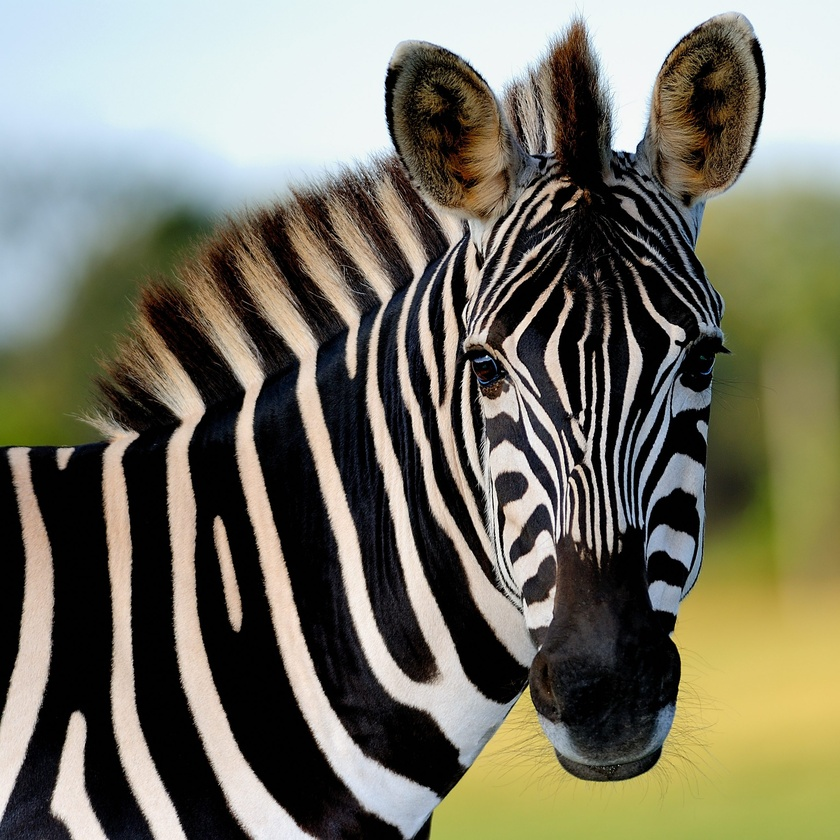
#> input picture Imagenes/zebra.jpg, 840 x 840 px, shrunk from 2592 x 2592 before the run, found by its file name
$ jupyter execute ImgMatriz.ipynb   (shell and % lines are left out)
#> lines starting #> are read from the running program, lines starting #| are printed output that depends on the picture
[cell 1]
import matplotlib.pyplot as plt
import numpy as np
from PIL import Image

[cell 2]
plt.style.use('classic')

imagen = Image.open(".\\Imagenes\\zebra.jpg")
#> imagen is the input picture: PIL image 840x840 RGB; mean R, G, B 117.6, 115.6, 100.1

plt.imshow(imagen)

[cell 3]
imagen_gr=imagen.convert('LA')
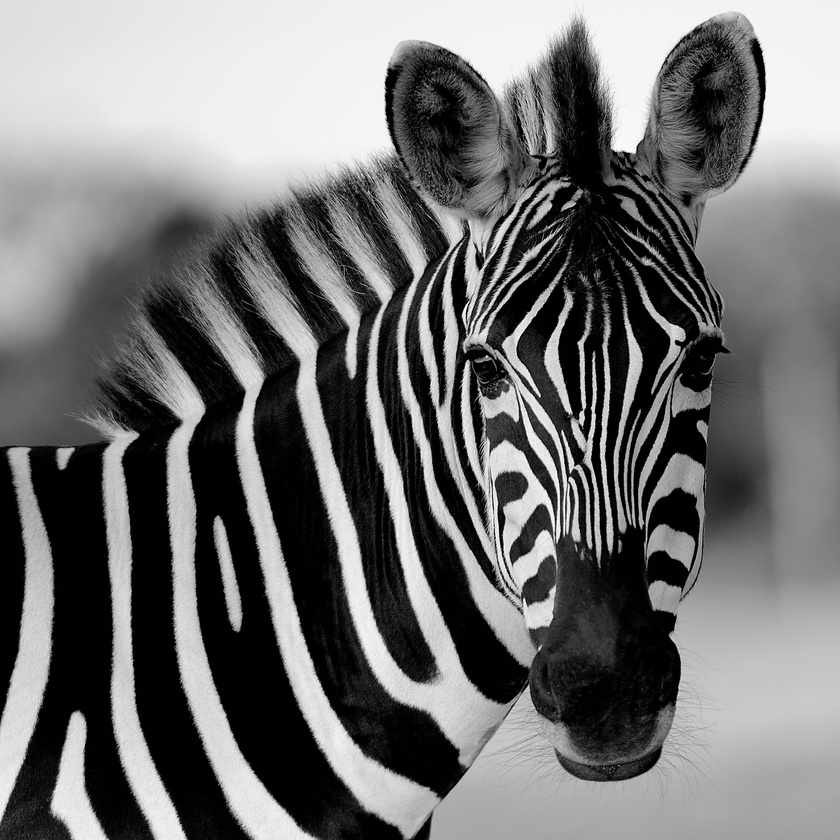
#> imagen_gr: PIL image 840x840 LA; mean R, G, B, A 114.4, 114.4, 114.4, 255
print(imagen_gr)
#| <PIL.Image.Image image mode=LA size=840x840 at 0x7FC7A4884FD0>

[cell 4]
imagen_mat=np.array(list(imagen_gr.getdata(band=0)),float)
print(imagen_mat)
#> (printed output is left out)

[cell 5]
imagen_mat.shape = (imagen_gr.size[1],imagen_gr.size[0])
print(imagen_mat)
#> (printed output is left out)

[cell 6]
print(imagen_mat.shape)
#| (840, 840)

[cell 7]
plt.imshow(imagen_mat)
plt.show()
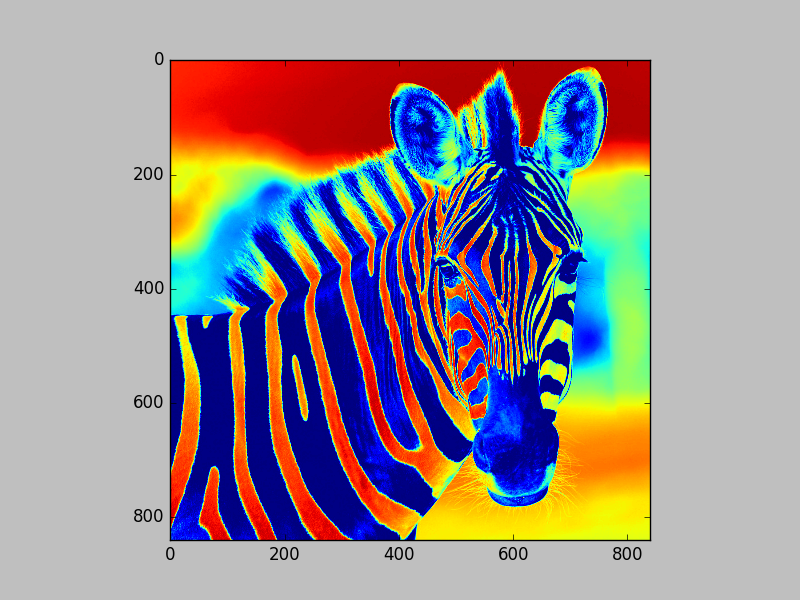
#> figure drawn by matplotlib, 1 panel

[cell 8]
imagen_mat_2 = imagen_mat / 10
print(imagen_mat)
#> (printed output is left out)
